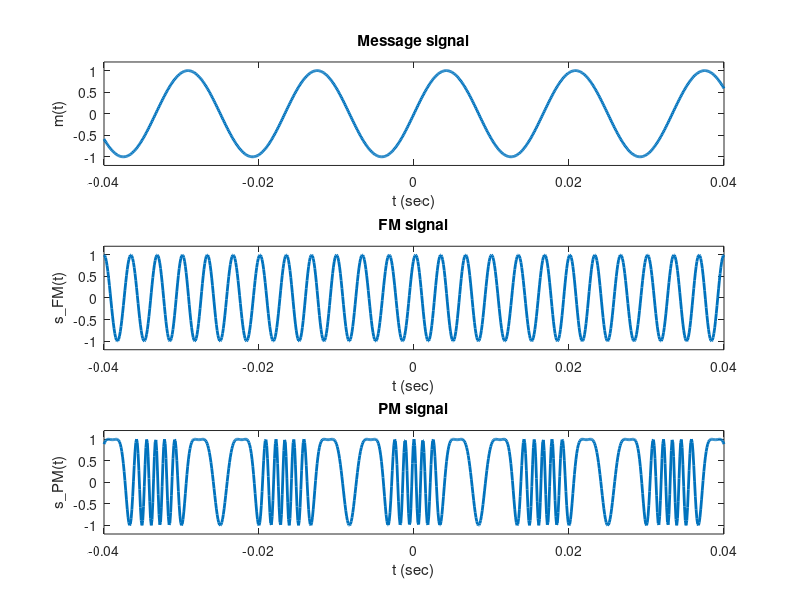
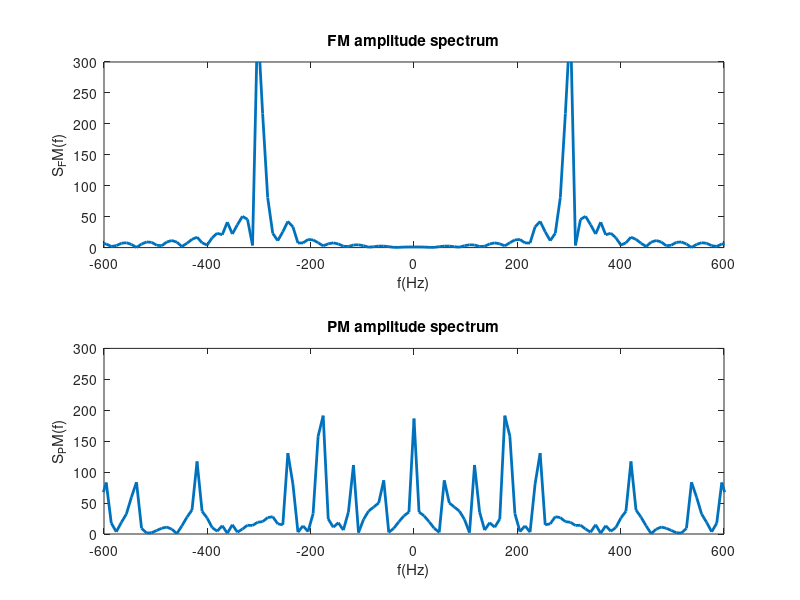

MATLAB code for these plots, in order:
clear all
close all


% ( ExampleFM .m) 
% This program uses triangl.m to i l lustrate frequency modulation 
% and demodulation


ts=1.e-4 ; 
t=-0.04:ts:0.04; 
Ta= 0.01; 
m_sig=sin(2*pi*60*t); 
Lfft=length(t) ; Lfft=2^ceil( log2 ( Lfft ) ); 
M_fre=fftshift( fft ( m_sig , Lfft ) ); 
reqm= ( -Lfft / 2 : Lfft/2- 1 ) / ( Lfft*ts ) ; 
B_m=100 ; %Bandwidth of the signal is B_m Hz . 
% Design a s imple l owpass filter with bandwidth B_m Hz . 
%h= firl(80, [ B_m* ts ]); 
% 
kf = 80; 
kp = pi;

m_intg=kf*ts* cumsum(m_sig) ; 
s_fm=cos (2*pi*300*t + m_intg ) ; 
s_pm=cos (2*pi*300*t + kp*pi*m_sig ) ; 
Lfft=length(t) ; Lfft=2^ceil( log2 ( Lfft ) ); 
S_fm= fftshift ( fft ( s_fm , Lfft ) ); 
S_pm= fftshift ( fft ( s_pm , Lfft ) ); 
freqs = ( -Lfft / 2 : Lfft/2- 1 ) / ( Lfft*ts ) ; 
s_fmdem=diff ( [ s_fm(1) s_fm] ) / ts /kf ; 
s_fmrec= s_fmdem .*( s_fmdem > 0) ; 
%s_dec=filter (h, 1 , s_fmrec ); 

% Demodulation 
% Using an ideal LPF wi th bandwidth 200 Hz 
Trange1 = [ -0.04 0.04 -1.2 1.2] ; 
figure(1) 
subplot (311) ; m1 =plot (t,m_sig) ; 
axis ( Trange1 ) ; set (m1 , 'Linewidth' ,2) ; 
xlabel ( ' t (sec) '); ylabel ( ' m(t) '); 
title ( ' Message signal '); 
%subplot (212 ) ; m2 =plot (t, s_dec ) ; 
%set ( m2, ' Linewidth ' ,2) ; 
%xlabel ( ' { \ it t } ( sec ) '); ylabel ( ' { \ it m}_d({\ it t } ) ' ) 
%title ( ' demodulated FM signal ');


%figure(2) 
subplot (312) ; tdl=plot (t, s_fm) ; 
axis ( Trange1 ); set ( tdl , 'Linewidth' ,2) ; 
xlabel ( 't (sec)'); ylabel ( ' s\_FM(t) ') 
title ( ' FM signal '); 
subplot (313 ) ; td2 =plot (t, s_pm) ; 
axis ( Trange1 ) ; set ( td2 , 'Linewidth' ,2) ; 
xlabel ( 't (sec)'); ylabel ( ' s\_PM(t) ') 
title ( ' PM signal '); 


Frange= [ -600 600 0 300] ; 
figure (4) 
subplot (211) ; fdl=plot ( freqs , abs ( S_fm) ); 
axis(Frange) ; set ( fdl , 'Linewidth' ,2) ; 
xlabel ( 'f(Hz)'); ylabel ( 'S_FM(f)') 
title ( ' FM amplitude spectrum ' ); 
subplot (212) ; fd2 =plot ( freqs,abs ( S_pm) ) ; 
axis(Frange) ; set ( fd2 , 'Linewidth' ,2) ; 
xlabel ( 'f(Hz)'); ylabel ( 'S_PM(f)') 
title ( ' PM amplitude spectrum ' ); 


